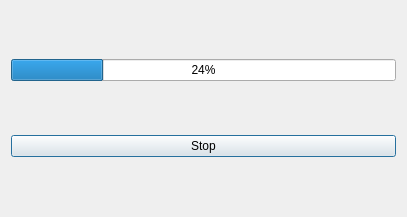
<?xml version="1.0" encoding="UTF-8"?>
<ui version="4.0">
 <class>ProgressDialog</class>
 <widget class="QDialog" name="ProgressDialog">
  <property name="geometry">
   <rect>
    <x>0</x>
    <y>0</y>
    <width>407</width>
    <height>217</height>
   </rect>
  </property>
  <property name="windowTitle">
   <string>Dialog</string>
  </property>
  <layout class="QGridLayout" name="gridLayout">
   <item row="0" column="0">
    <widget class="QProgressBar" name="progressBar">
     <property name="value">
      <number>24</number>
     </property>
    </widget>
   </item>
   <item row="1" column="0">
    <widget class="QPushButton" name="stopButton">
     <property name="text">
      <string>Stop</string>
     </property>
    </widget>
   </item>
  </layout>
 </widget>
 <resources/>
 <connections/>
</ui>
